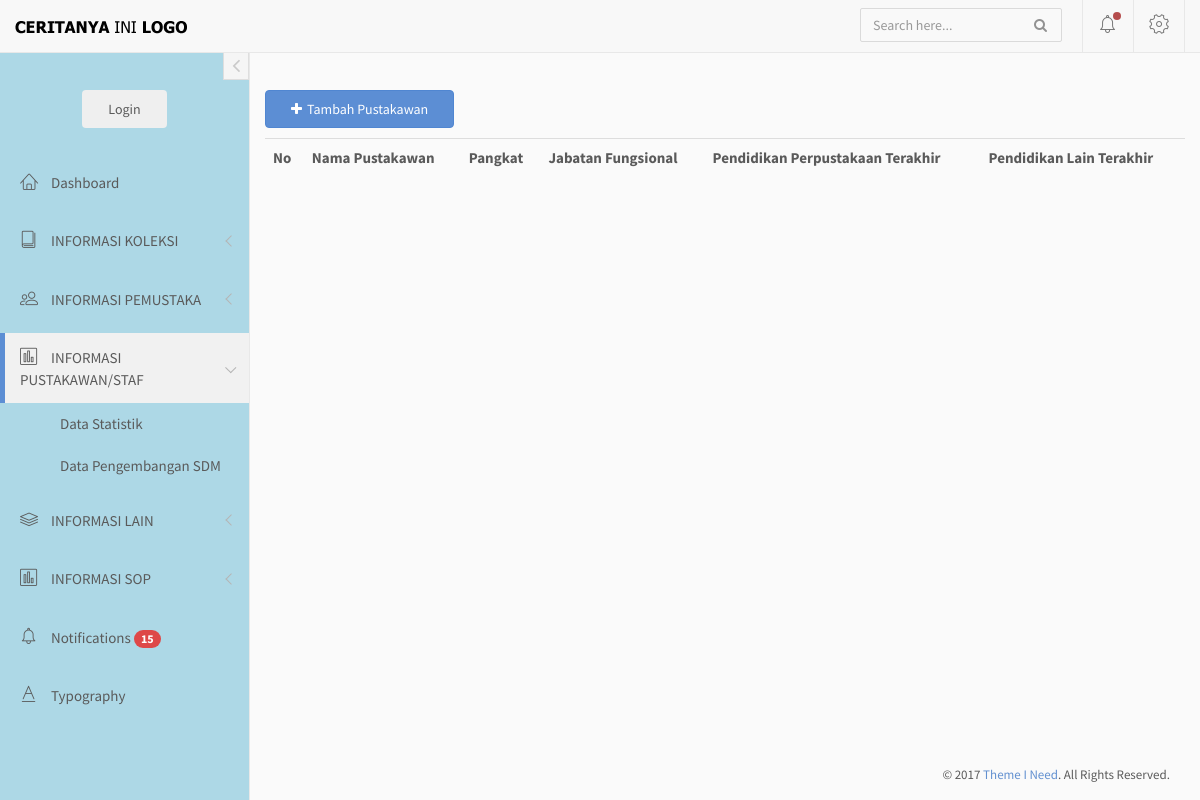
/index.php/pustakawan/daftar_pustakawan, run on an earlier commit of the app's database.
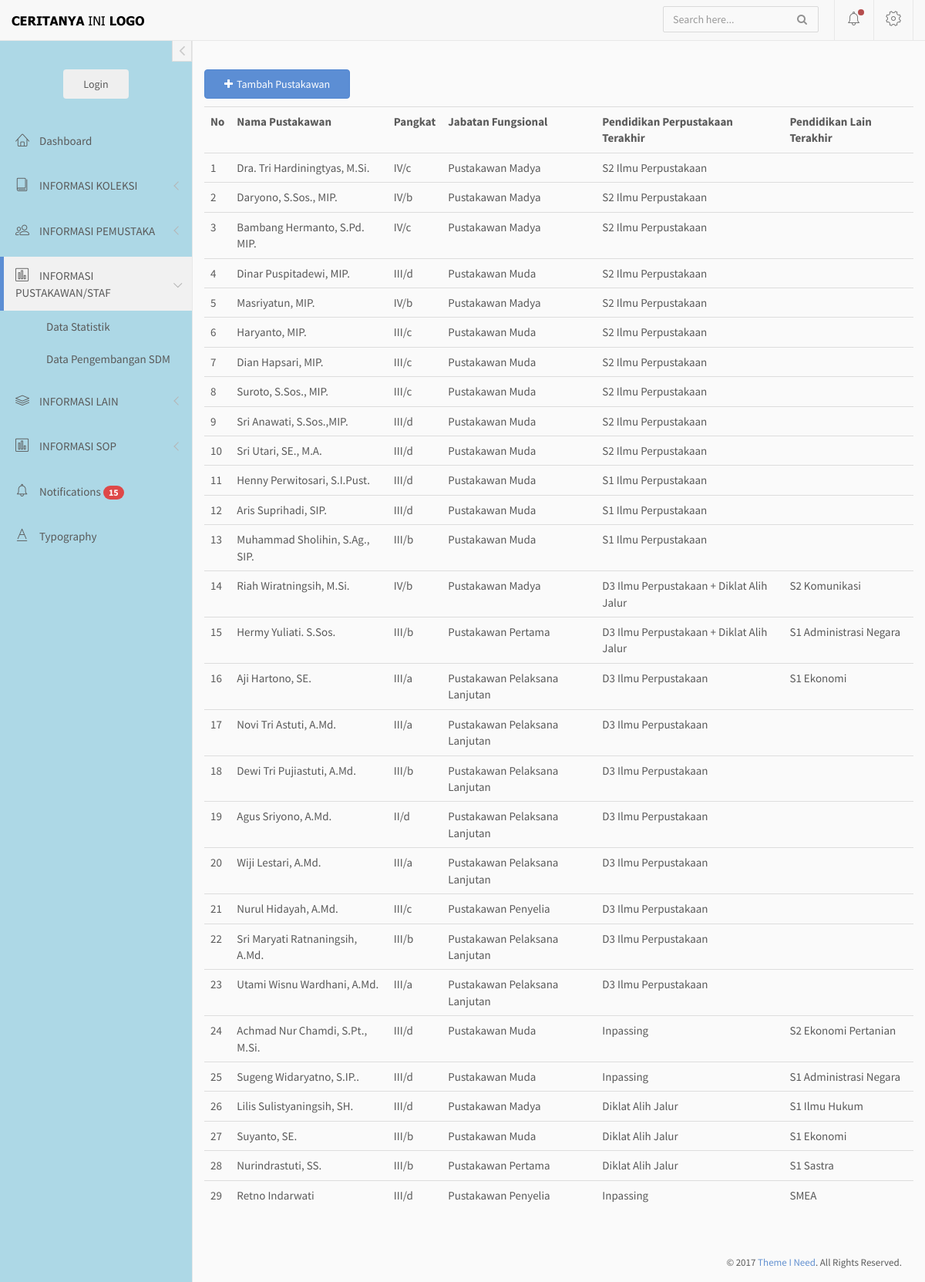
And on a later commit of the database.
### tables this page shows
CREATE TABLE `tbl_pustakawan` (
  `id` int(5) NOT NULL,
  `nama` varchar(50) NOT NULL,
  `pangkat` varchar(5) NOT NULL,
  `fungsional` varchar(50) NOT NULL,
  `pendidikan` varchar(50) NOT NULL,
  `pendidikan_lain` varchar(50) NOT NULL,
  `pendidikan_tertinggi` varchar(20) NOT NULL
);

### application/controllers/pustakawan.php (called while the page is built, shortened)
<?php
    Class Pustakawan extends CI_Controller{
        public function __construct(){
            $this->load->model('m_main');
        }
        public function daftar_pustakawan(){
            $data['akses'] = $this->session->userdata('akses');
            $data['pustakawan'] = $this->m_main->get_data('tbl_pustakawan')->result();
            $this->load->view('diffdash/header');
            $this->load->view('diffdash/sidebar');
            $this->load->view('pustakawan/v_daftar_pustakawan',$data);
            $this->load->view('diffdash/footer');
        }
    }
?>

### index.php (called while the page is built, shortened)
<?php
require_once BASEPATH.'core/CodeIgniter.php';

### application/models/m_main.php (called while the page is built, shortened)
<?php
    class M_main extends CI_Model{
        public function get_data($table){
            return $this->db->get($table);
        }
    }
?>

### application/views/pustakawan/v_daftar_pustakawan.php (the view, shortened to what this page needs)
<div>
    <div style="float:left;">
        <button class="btn btn-primary" style="margin-bottom : 10px" data-toggle="modal" data-target="#tambahpustakawan"><i class="fa fa-plus"></i>Tambah Pustakawan</button>
    </div>
    <table class="table">
        <tr>
            <th>No</th>
            <th>Nama Pustakawan</th>
            <th>Pangkat</th>
            <th>Jabatan Fungsional</th>
            <th>Pendidikan Perpustakaan Terakhir</th>
            <th>Pendidikan Lain Terakhir</th>
        </tr>
         <?php $no = 1;
        foreach($pustakawan as $row): ?>
            <tr>
                <td><?php echo $no++ ?></td>
                <td><?php echo $row->nama ?></td>
                <td><?php echo $row->pangkat ?></td>
                <td><?php echo $row->fungsional ?></td>
                <td><?php echo $row->pendidikan ?></td>
                <td><?php echo $row->pendidikan_lain ?></td>
            </tr>
            <?php endforeach; ?>
    </table>
</div>

### application/views/diffdash/header.php (shortened to what this page needs)
<!doctype html>
<html lang="en">
<head>
	<link rel="stylesheet" href="<?php echo base_url() ?>assets/vendor/bootstrap/css/bootstrap.min.css">
	<link rel="stylesheet" href="<?php echo base_url() ?>assets/vendor/font-awesome/css/font-awesome.min.css">
	<link rel="stylesheet" href="<?php echo base_url() ?>assets/vendor/linearicons/style.css">
	<link rel="stylesheet" href="<?php echo base_url() ?>assets/vendor/metisMenu/metisMenu.css">
	<link rel="stylesheet" href="<?php echo base_url() ?>assets/vendor/bootstrap-progressbar/css/bootstrap-progressbar-3.3.4.min.css">
	<link rel="stylesheet" href="<?php echo base_url() ?>assets/vendor/chartist/css/chartist.min.css">
	<link rel="stylesheet" href="<?php echo base_url() ?>assets/vendor/chartist-plugin-tooltip/chartist-plugin-tooltip.css">
	<link rel="stylesheet" href="<?php echo base_url() ?>assets/vendor/toastr/toastr.min.css">
	<link rel="stylesheet" href="<?php echo base_url() ?>assets/vendor/select2-4.0.13/css/select2.min.css">
	<link rel="stylesheet" href="<?php echo base_url() ?>assets/css/custom.css">
	<link rel="stylesheet" href="<?php echo base_url() ?>assets/css/main.css">
</head>
<body>
	<div id="wrapper">
		<nav class="navbar navbar-default navbar-fixed-top">
			<div class="container-fluid">
				<div class="navbar-brand">
					<a href=#><img src="<?php echo base_url() ?>assets/img/logo3.png"  class="img-responsive"></a>
				</div>
				<div class="navbar-right">
					<form id="navbar-search" class="navbar-form search-form">
						<input value="" class="form-control" placeholder="Search here..." type="text">
						<button type="button" class="btn btn-default"><i class="fa fa-search"></i></button>
					</form>
					<div id="navbar-menu">
						<ul class="nav navbar-nav">
							<li class="dropdown">
								<a href="#" class="dropdown-toggle icon-menu" data-toggle="dropdown">
									<i class="lnr lnr-alarm"></i>
									<span class="notification-dot"></span>
								</a>
							</li>
							<li class="dropdown">
								<a href="#" class="dropdown-toggle icon-menu" data-toggle="dropdown">
									<i class="lnr lnr-cog"></i>
								</a>
							</li>
						</ul>
					</div>
				</div>
			</div>
		</nav>

### application/views/diffdash/sidebar.php (shortened to what this page needs)
<div id="left-sidebar" class="sidebar" style="">
	<button type="button" class="btn btn-xs btn-link btn-toggle-fullwidth">
		<i class="fa fa-angle-left"></i>
	</button>
	<div class="sidebar-scroll">
		<div class="user-account">
			<?php if($this->session->userdata('status') != 'login'){ ?>
				<form action="<?= base_url('login/index')?>"><button class="btn login-button" type="submit">Login</button></form>
			<?php } ?>
		</div>
		<nav id="left-sidebar-nav" class="sidebar-nav">
			<ul id="main-menu" class="metismenu">
				<li id="home"><a href="<?= base_url()?>"><i class="lnr lnr-home"></i> <span>Dashboard</span></a></li>
				<li class="">
					<a href="" class="has-arrow" aria-expanded="false"><i class="lnr lnr-book"></i> <span>INFORMASI KOLEKSI</span></a>
				</li>
				<li class="">
					<a href="" class="has-arrow" aria-expanded="false"><i class="lnr lnr-users"></i> <span>INFORMASI PEMUSTAKA</span></a>
				</li>
				<li class="">
					<a href="" class="has-arrow" aria-expanded="false"><i class="lnr lnr-chart-bars"></i> <span>INFORMASI PUSTAKAWAN/STAF</span></a>
					<ul id="pustakawan" aria-expanded="true">
						<li id ="pstatistik"><a href="<?= base_url('pustakawan/pstatistik')?>">Data Statistik</a></li>
						<li id ="sdm"><a href="<?= base_url('pustakawan/sdm')?>">Data Pengembangan SDM</a></li>
					</ul>
				</li>
				<li class="">
					<a href="" class="has-arrow" aria-expanded="false"><i class="lnr lnr-layers"></i> <span>INFORMASI LAIN</span></a>
				</li>
				<li class="">
					<a href="#charts" class="has-arrow" aria-expanded="false"><i class="lnr lnr-chart-bars"></i> <span>INFORMASI SOP</span></a>
				<li class=""><a href="notifications.html"><i class="lnr lnr-alarm"></i> <span>Notifications</span> <span class="badge bg-danger">15</span></a></li>
				<li class=""><a href="typography.html"><i class="lnr lnr-text-format"></i> <span>Typography</span></a></li>
			</ul>
		</nav>
	</div>
</div>
<div id="main-content">
	<div class="container-fluid">

### application/views/diffdash/footer.php (shortened to what this page needs)
</div>
		</div>
<div class="clearfix"></div>
<footer>
			<p class="copyright">&copy; 2017 <a href="https://www.themeineed.com" target="_blank">Theme I Need</a>. All Rights Reserved.</p>
		</footer>
	</div>
</body>
</html>

### assets/css/custom.css (style rules this page uses)
#left-sidebar { background-color: lightblue !important; }
[id] { scroll-margin-top: 60px; }

### assets/css/main.css (style rules this page uses)
body { background-color: #fafafa; font-family: "Source Sans Pro", sans-serif; font-size: 15px; color: #5A5A5A; }
a { color: #6290d0; }
footer { padding: 0 30px; padding-bottom: 15px; position: absolute; right: 0; }
.copyright { margin-bottom: 0; font-size: 13px; }
#left-sidebar { -webkit-transition: all 0.3s ease-in-out; -moz-transition: all 0.3s ease-in-out; -ms-transition: all 0.3s ease-in-out; -o-transition: all 0.3s ease-in-out; transition: all 0.3s ease-in-out; width: 250px; height: 100%; float: left; margin-top: 50px; position: fixed; left: 0; border-right: 1px solid #e8e8e8; background-color: #f8f8f8; z-index: 9; }
#main-content { -webkit-transition: all 0.3s ease-in-out; -moz-transition: all 0.3s ease-in-out; -ms-transition: all 0.3s ease-in-out; -o-transition: all 0.3s ease-in-out; transition: all 0.3s ease-in-out; width: calc(100% - 250px); float: right; position: relative; padding-top: 90px; padding-bottom: 40px; }
.navbar-default { -webkit-border-radius: 0; -moz-border-radius: 0; border-radius: 0; padding: 0; margin: 0; border: none; border-bottom: 1px solid #e8e8e8; z-index: 99; }
.navbar-nav { margin: 0; margin-right: 15px; }
.navbar-nav .icon-menu { display: inline-block; vertical-align: middle; *vertical-align: auto; *zoom: 1; *display: inline; padding-top: 14px; padding-bottom: 14px; position: relative; border-left: 1px solid #e8e8e8; }
.navbar-nav .icon-menu i { font-size: 20px; }
.navbar-nav .icon-menu .notification-dot { -webkit-border-radius: 50%; -moz-border-radius: 50%; border-radius: 50%; width: 8px; height: 8px; position: absolute; top: 12px; right: 12px; background-color: #B54D4D; }
.navbar-nav li:last-child .icon-menu { border-right: 1px solid #e8e8e8; }
.navbar-brand { padding: 18px 15px; }
@media screen and (min-width: 769px) { .navbar > .container .navbar-brand, .navbar > .container-fluid .navbar-brand { margin-left: -15px; } }
#navbar-search { float: left; margin-left: 20px; margin-right: 20px; }
#navbar-menu { float: right; }
.user-account { margin: 40px auto 30px auto; text-align: center; }
.sidebar-nav ul { padding: 0; margin: 0; list-style: none; }
.sidebar-nav .metismenu { display: -webkit-box; display: -ms-flexbox; display: flex; -webkit-box-orient: vertical; -webkit-box-direction: normal; -ms-flex-direction: column; flex-direction: column; }
.sidebar-nav .metismenu > li { padding-bottom: 10px; }
.sidebar-nav .metismenu > li a { border-left: 5px solid transparent; }
.sidebar-nav .metismenu > li.active > a { border-left-color: #5c8ed4; background-color: #f1f1f1; }
.sidebar-nav .metismenu > li i { position: relative; top: 1px; margin-right: 10px; font-size: 18px; }
.sidebar-nav .metismenu > li { -webkit-box-flex: 1; -ms-flex: 1 1 0%; flex: 1 1 0%; display: -webkit-box; display: -ms-flexbox; display: flex; -webkit-box-orient: vertical; -webkit-box-direction: normal; -ms-flex-direction: column; flex-direction: column; position: relative; }
.sidebar-nav .metismenu a { -webkit-transition: all 0.3s ease-out; -moz-transition: all 0.3s ease-out; -ms-transition: all 0.3s ease-out; -o-transition: all 0.3s ease-out; transition: all 0.3s ease-out; position: relative; display: block; padding: 13px 15px; outline-width: 0; color: #5A5A5A; }
.sidebar-nav .metismenu ul a { padding: 10px 15px 10px 55px; }
.sidebar-nav .metismenu .has-arrow::after { color: #b5b5b5; }
.btn-toggle-fullwidth { -webkit-border-radius: 0; -moz-border-radius: 0; border-radius: 0; position: absolute; right: 0; padding: 5px 10px; background: #f5f5f5; color: #cacaca; border: 1px solid #dedede; z-index: 99; }
.btn-toggle-fullwidth i { margin: 0; font-size: 22px; vertical-align: middle; }
.search-form { position: relative; padding: 0; }
.search-form .btn { -moz-box-shadow: none; -webkit-box-shadow: none; box-shadow: none; position: absolute; top: 7px; right: 10px; padding: 0; border: none; color: #929292; background-color: transparent; }
.form-control { -moz-box-shadow: none; -webkit-box-shadow: none; box-shadow: none; -webkit-border-radius: 2px; -moz-border-radius: 2px; border-radius: 2px; background-color: #f9f9f9; border-color: #dadada; color: #777; }
.btn { padding: 8px 25px; }
.btn i:first-child { margin-right: 5px; }
.btn-xs { padding: 3px 8px; }
.btn-primary { background-color: #5c8ed4; border-color: #5086d1; }
.btn-default { color: #5A5A5A; }
.bg-danger { background-color: #de4848; }

What changed in the data, as far as the page shows it:
added tbl_pustakawan: nama "Dra. Tri Hardiningtyas, M.Si.", pangkat "IV/c", fungsional "Pustakawan Madya", pendidikan "S2 Ilmu Perpustakaan"
added tbl_pustakawan: nama "Daryono, S.Sos., MIP.", pangkat "IV/b", fungsional "Pustakawan Madya", pendidikan "S2 Ilmu Perpustakaan"
added tbl_pustakawan: nama "Bambang Hermanto, S.Pd. MIP.", pangkat "IV/c", fungsional "Pustakawan Madya", pendidikan "S2 Ilmu Perpustakaan"
added tbl_pustakawan: nama "Dinar Puspitadewi, MIP.", pangkat "III/d", fungsional "Pustakawan Muda", pendidikan "S2 Ilmu Perpustakaan"
added tbl_pustakawan: nama "Masriyatun, MIP.", pangkat "IV/b", fungsional "Pustakawan Madya", pendidikan "S2 Ilmu Perpustakaan"
added tbl_pustakawan: nama "Haryanto, MIP.", pangkat "III/c", fungsional "Pustakawan Muda", pendidikan "S2 Ilmu Perpustakaan"
added tbl_pustakawan: nama "Dian Hapsari, MIP.", pangkat "III/c", fungsional "Pustakawan Muda", pendidikan "S2 Ilmu Perpustakaan"
added tbl_pustakawan: nama "Suroto, S.Sos., MIP.", pangkat "III/c", fungsional "Pustakawan Muda", pendidikan "S2 Ilmu Perpustakaan"
added tbl_pustakawan: nama "Sri Anawati, S.Sos.,MIP.", pangkat "III/d", fungsional "Pustakawan Muda", pendidikan "S2 Ilmu Perpustakaan"
added tbl_pustakawan: nama "Sri Utari, SE., M.A.", pangkat "III/d", fungsional "Pustakawan Muda", pendidikan "S2 Ilmu Perpustakaan"
added tbl_pustakawan: nama "Henny Perwitosari, S.I.Pust.", pangkat "III/d", fungsional "Pustakawan Muda", pendidikan "S1 Ilmu Perpustakaan"
added tbl_pustakawan: nama "Aris Suprihadi, SIP.", pangkat "III/d", fungsional "Pustakawan Muda", pendidikan "S1 Ilmu Perpustakaan"
added tbl_pustakawan: nama "Muhammad Sholihin, S.Ag., SIP.", pangkat "III/b", fungsional "Pustakawan Muda", pendidikan "S1 Ilmu Perpustakaan"
added tbl_pustakawan: nama "Riah Wiratningsih, M.Si.", pangkat "IV/b", fungsional "Pustakawan Madya", pendidikan "D3 Ilmu Perpustakaan + Diklat Alih Jalur", pendidikan_lain "S2 Komunikasi"
added tbl_pustakawan: nama "Hermy Yuliati. S.Sos.", pangkat "III/b", fungsional "Pustakawan Pertama", pendidikan "D3 Ilmu Perpustakaan + Diklat Alih Jalur", pendidikan_lain "S1 Administrasi Negara"
added tbl_pustakawan: nama "Aji Hartono, SE.", pangkat "III/a", fungsional "Pustakawan Pelaksana Lanjutan", pendidikan "D3 Ilmu Perpustakaan", pendidikan_lain "S1 Ekonomi"
added tbl_pustakawan: nama "Novi Tri Astuti, A.Md.", pangkat "III/a", fungsional "Pustakawan Pelaksana Lanjutan", pendidikan "D3 Ilmu Perpustakaan"
added tbl_pustakawan: nama "Dewi Tri Pujiastuti, A.Md.", pangkat "III/b", fungsional "Pustakawan Pelaksana Lanjutan", pendidikan "D3 Ilmu Perpustakaan"
added tbl_pustakawan: nama "Agus Sriyono, A.Md.", pangkat "II/d", fungsional "Pustakawan Pelaksana Lanjutan", pendidikan "D3 Ilmu Perpustakaan"
added tbl_pustakawan: nama "Wiji Lestari, A.Md.", pangkat "III/a", fungsional "Pustakawan Pelaksana Lanjutan", pendidikan "D3 Ilmu Perpustakaan"
added tbl_pustakawan: nama "Nurul Hidayah, A.Md.", pangkat "III/c", fungsional "Pustakawan Penyelia", pendidikan "D3 Ilmu Perpustakaan"
added tbl_pustakawan: nama "Sri Maryati Ratnaningsih, A.Md.", pangkat "III/b", fungsional "Pustakawan Pelaksana Lanjutan", pendidikan "D3 Ilmu Perpustakaan"
added tbl_pustakawan: nama "Utami Wisnu Wardhani, A.Md.", pangkat "III/a", fungsional "Pustakawan Pelaksana Lanjutan", pendidikan "D3 Ilmu Perpustakaan"
added tbl_pustakawan: nama "Achmad Nur Chamdi, S.Pt., M.Si.", pangkat "III/d", fungsional "Pustakawan Muda", pendidikan "Inpassing", pendidikan_lain "S2 Ekonomi Pertanian"
added tbl_pustakawan: nama "Sugeng Widaryatno, S.IP..", pangkat "III/d", fungsional "Pustakawan Muda", pendidikan "Inpassing", pendidikan_lain "S1 Administrasi Negara"
added tbl_pustakawan: nama "Lilis Sulistyaningsih, SH.", pangkat "III/d", fungsional "Pustakawan Madya", pendidikan "Diklat Alih Jalur", pendidikan_lain "S1 Ilmu Hukum"
added tbl_pustakawan: nama "Suyanto, SE.", pangkat "III/b", fungsional "Pustakawan Muda", pendidikan "Diklat Alih Jalur", pendidikan_lain "S1 Ekonomi"
added tbl_pustakawan: nama "Nurindrastuti, SS.", pangkat "III/b", fungsional "Pustakawan Pertama", pendidikan "Diklat Alih Jalur", pendidikan_lain "S1 Sastra"
added tbl_pustakawan: nama "Retno Indarwati", pangkat "III/d", fungsional "Pustakawan Penyelia", pendidikan "Inpassing", pendidikan_lain "SMEA"
